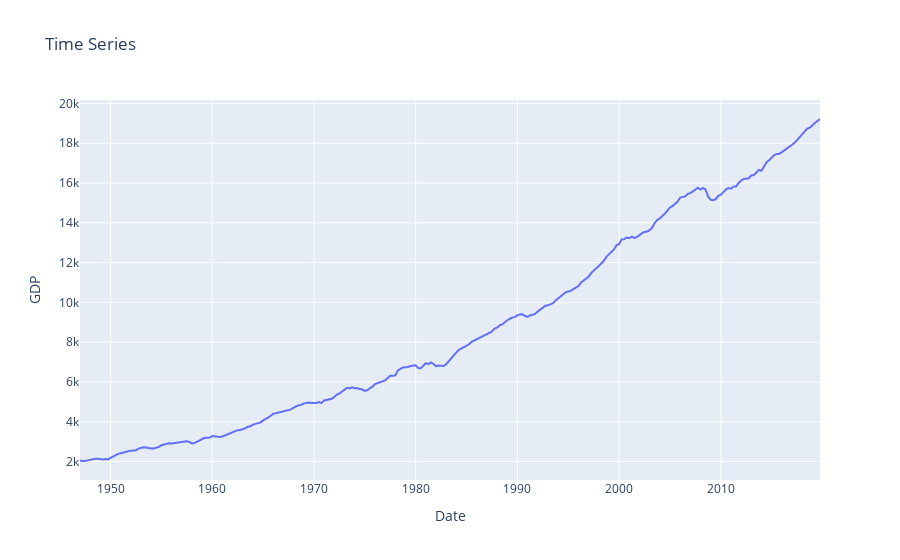

The cell this chart's notebook holds for it:
### Markdown cell above
Two types of main ETS Models -
- __Additive Model__ - Use when Trend is more _Linear_, Seasonality and Trend Components seem _constant_ over time. 
- __Multiplicative Model__ - Use when Trend increases or decreases at a non-linear rate.

### Code cell
# Plot the GDP Trends
fig = px.line(x=gdp.index, y=gdp['GDPC1'], title='Time Series', labels={'x':'Date', 'y':'GDP'})

# Display the Chart
fig.show()

### Figure 1 — Plotly figure (JSON) as saved in the notebook; plotly's stock layout.template omitted (floating-point values rounded to 4 significant figures; data arrays with more than 128 entries replaced by an {"elided": "..."} marker saying what was removed)
{"data": [{"hovertemplate": "Date=%{x}<br>GDP=%{y}<extra></extra>", "legendgroup": "", "line": {"color": "#636efa", "dash": "solid"}, "marker": {"symbol": "circle"}, "mode": "lines", "name": "", "orientation": "v", "showlegend": false, "type": "scatter", "x": {"elided": "292 str values"}, "xaxis": "x", "y": {"elided": "292 float values"}, "yaxis": "y"}], "layout": {"legend": {"tracegroupgap": 0}, "title": {"text": "Time Series"}, "xaxis": {"anchor": "y", "domain": [0, 1], "title": {"text": "Date"}}, "yaxis": {"anchor": "x", "domain": [0, 1], "title": {"text": "GDP"}}}}
